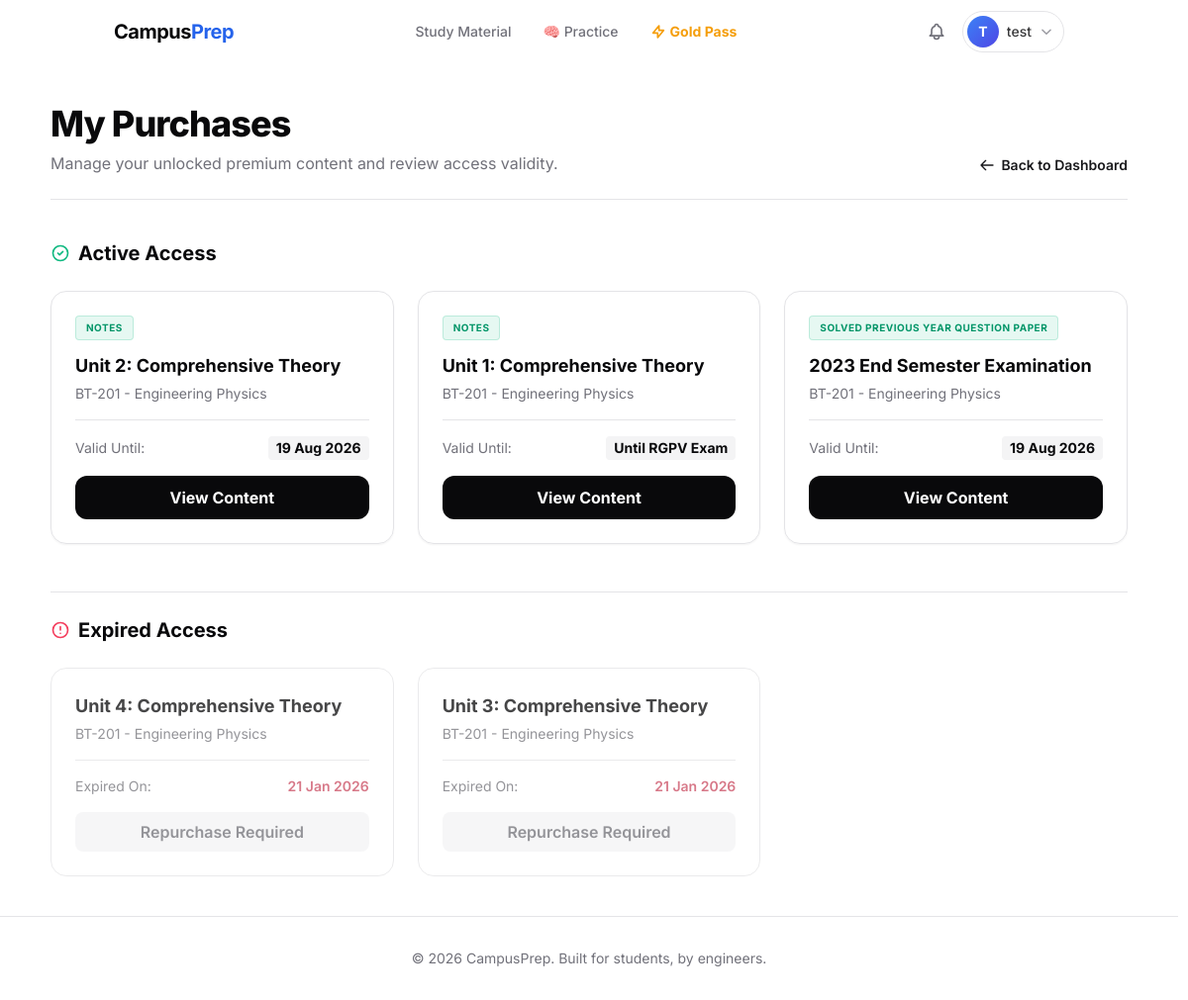
Before: /purchases/ (signed in) with the older database file.
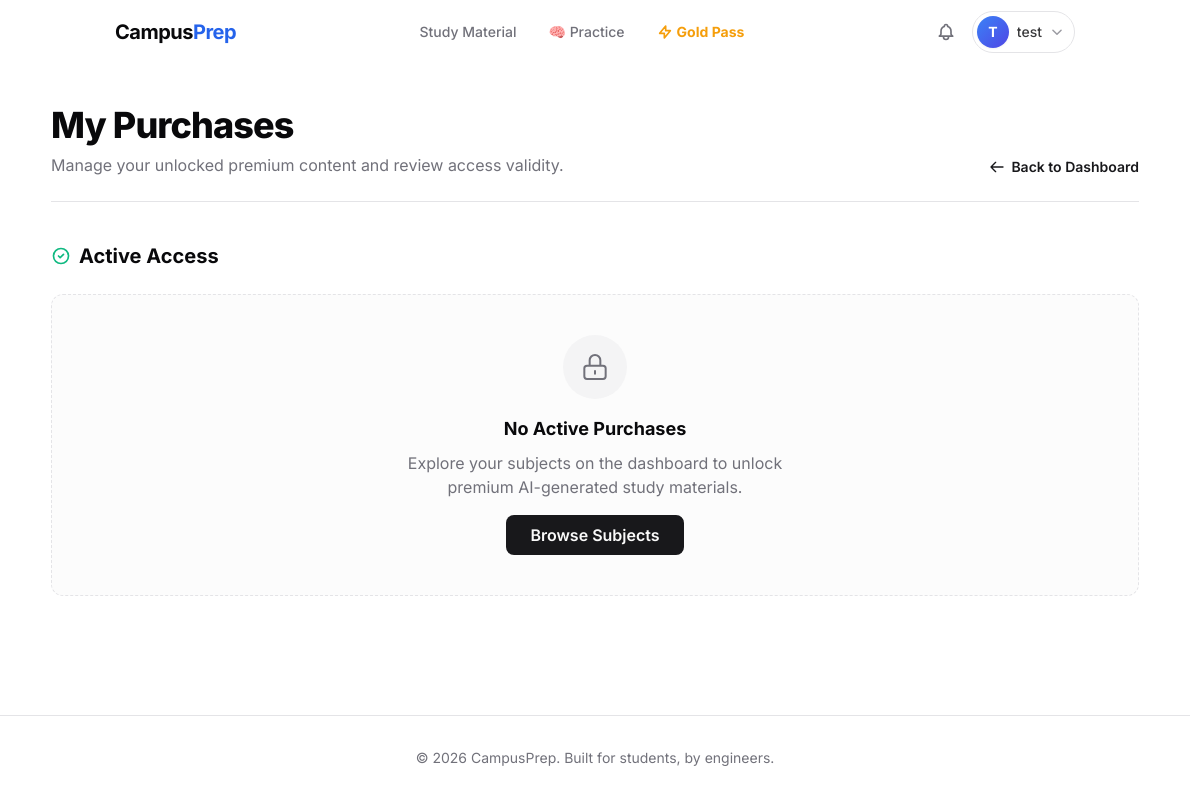
After: the same page with the newer database file.
### apps/products/models.py (models this page shows, shortened)
class UnlockedContent(models.Model):
    user = models.ForeignKey(settings.AUTH_USER_MODEL, on_delete=models.CASCADE, related_name='unlocked_contents')
    product = models.ForeignKey(Product, on_delete=models.CASCADE, null=True, blank=True)
    parsed_document = models.ForeignKey(ParsedDocument, on_delete=models.CASCADE, null=True, blank=True)
    valid_until = models.DateField(null=True, blank=True, help_text="Null means permanent access until RGPV exam.")
    class Meta:
        pass # Removing unique_together since product or parsed_document can be null

### apps/content/models.py (models this page shows, shortened)
class ParsedDocument(models.Model):
    DOCUMENT_TYPES = (
        ('SYLLABUS', 'Official Syllabus'),
        ('PYQ', 'Solved Previous Year Question Paper'),
        ('UNSOLVED_PYQ', 'Unsolved PYQ Paper'),
        ('NOTES', 'Notes'),
        ('SHORT_NOTES', 'Quick Revision Short Notes'),
        ('IMPORTANT_Q', 'Important Questions'),
        ('FORMULA', 'Formula Sheet'),
        ('CRASH_COURSE', 'Video Crash Course Links'),
    )
    STATUS_CHOICES = (
        ('PENDING', 'Pending AI Parsing'),
        ('PROCESSING', 'Processing in Background'),
        ('COMPLETED', 'Successfully Parsed'),
        ('FAILED', 'Parsing Failed'),
    )
    subjects = models.ManyToManyField(Subject, related_name='parsed_documents', help_text="Select all branch/semester variants this document applies to. E.g. attach to AD's Physics, CSE's Physics, etc.")
    document_type = models.CharField(max_length=20, choices=DOCUMENT_TYPES)
    title = models.CharField(max_length=255, help_text="e.g., '2023 OS Main Exam'")
    year = models.PositiveSmallIntegerField(null=True, blank=True, help_text="For PYQs")
    system_prompt = models.TextField(
        default=default_system_prompt,
        help_text="The core instruction given to the AI. You can edit this directly per-document to steer the LLM."
    )
    source_file = models.FileField(upload_to='raw_docs/', null=True, blank=True, help_text="Upload raw PDF or Image for AI Parsing")
    source_text = models.TextField(null=True, blank=True, help_text="OR paste raw text manually here if you don't have a file.")
    parsing_status = models.CharField(max_length=20, choices=STATUS_CHOICES, default='PENDING', help_text="Current state of the AI Parser")
    parsing_completed_chunks = models.PositiveIntegerField(default=0, help_text="Number of chunks processed so far")
    parsing_total_chunks = models.PositiveIntegerField(default=0, help_text="Total number of chunks to process")
    recreation_completed_images = models.PositiveIntegerField(default=0, help_text="Number of images recreated so far")
    recreation_total_images = models.PositiveIntegerField(default=0, help_text="Total number of images to recreate")
    structured_data = models.JSONField(null=True, blank=True, help_text="Stores the exact LangChain parsed output. Auto-filled by AI.")
    is_published = models.BooleanField(default=False)
    RENDER_MODES = (
        ('NATIVE', 'Native AI Generated Render (JSON/Markdown)'),
        ('DIRECT_PDF', 'Direct PDF Render (Raw File Viewer)'),
    )
    render_mode = models.CharField(max_length=20, choices=RENDER_MODES, default='NATIVE', help_text="Choose how this document should be displayed to the user.")
    is_premium = models.BooleanField(default=False, help_text="Check if this content requires a premium subscription or one-time purchase.")
    price = models.DecimalField(max_digits=8, decimal_places=2, null=True, blank=True, help_text="Optional: Set a specific price to unlock just this document.")
    created_at = models.DateTimeField(auto_now_add=True)
    updated_at = models.DateTimeField(auto_now=True)

### apps/academics/models.py (models this page shows, shortened)
class Subject(models.Model):
    branch = models.ForeignKey(Branch, on_delete=models.CASCADE, related_name='subjects')
    semester = models.ForeignKey(Semester, on_delete=models.CASCADE, related_name='subjects')
    code = models.CharField(max_length=20, help_text="e.g., CS-402")
    name = models.CharField(max_length=200)
    description = models.TextField(blank=True)
    is_active = models.BooleanField(default=True)
    class Meta:
        unique_together = ('branch', 'semester', 'code')

### apps/users/views.py (the view)
# urls.py: path('purchases/', views.user_purchases, name='user_purchases'),
@login_required
def user_purchases(request):
    all_unlocks = request.user.unlocked_contents.select_related('parsed_document').prefetch_related('parsed_document__subjects').all().order_by('-id')
    active_unlocks = []
    expired_unlocks = []
    today = timezone.now().date()
    for unlock in all_unlocks:
        if unlock.parsed_document: # Only show document unlocks for now
            if unlock.valid_until is None or unlock.valid_until >= today:
                active_unlocks.append(unlock)
            else:
                expired_unlocks.append(unlock)
    return render(request, 'users/purchases.html', {
        'active_unlocks': active_unlocks,
        'expired_unlocks': expired_unlocks
    })

### templates/users/purchases.html (shortened to what the changed rows need)
{% extends "base.html" %}
{% block content %}
<div class="max-w-6xl mx-auto py-10 px-4 sm:px-6 lg:px-8 min-h-[70vh]">
    <div class="mb-10 border-b border-border pb-6 flex flex-col md:flex-row md:items-end justify-between gap-4">
        <div>
            <h1 class="text-3xl sm:text-4xl font-extrabold tracking-tight">My Purchases</h1>
        </div>
        <a href="{% url 'dashboard' %}" class="inline-flex items-center text-sm font-semibold text-primary hover:text-primary/80 transition-colors">
        </a>
    </div>
    <h2 class="text-xl font-bold mb-6 flex items-center">
        <svg class="w-5 h-5 mr-2 text-emerald-500" fill="none" viewBox="0 0 24 24" stroke="currentColor"><path stroke-linecap="round" stroke-linejoin="round" stroke-width="2" d="M9 12l2 2 4-4m6 2a9 9 0 11-18 0 9 9 0 0118 0z"></path></svg>
        Active Access
    </h2>
    <div class="grid grid-cols-1 md:grid-cols-2 lg:grid-cols-3 gap-6 mb-12">
        {% for unlock in active_unlocks %}
            <div class="bg-card border border-border rounded-2xl p-6 shadow-sm hover:shadow-lg hover:-translate-y-1 transition-all duration-300 flex flex-col h-full group">
                <div class="flex-1">
                    <div class="flex justify-between items-start mb-3">
                        <span class="inline-block px-2.5 py-1 bg-emerald-500/10 text-emerald-600 dark:text-emerald-400 text-[10px] font-bold uppercase tracking-wider rounded border border-emerald-500/20">
                            {{ unlock.parsed_document.get_document_type_display }}
                        </span>
                    </div>
                    <h3 class="text-lg font-bold text-foreground mb-1 group-hover:text-primary transition-colors line-clamp-2">
                        {{ unlock.parsed_document.title }}
                    </h3>
                    <p class="text-sm text-muted-foreground mb-4">
                        {{ unlock.parsed_document.subjects.first.code }} - {{ unlock.parsed_document.subjects.first.name }}
                    </p>
                </div>
                <div class="mt-auto pt-4 border-t border-border">
                    <div class="flex justify-between items-center text-sm mb-4">
                        <span class="text-muted-foreground">Valid Until:</span>
                        <span class="font-bold text-foreground bg-accent px-2 py-0.5 rounded">
                            {% if unlock.valid_until %}{{ unlock.valid_until|date:"d M Y" }}{% else %}Until RGPV Exam{% endif %}
                        </span>
                    </div>
                    <a href="{% url 'read_document' unlock.parsed_document.id %}" class="w-full block text-center px-4 py-2.5 bg-foreground text-background font-bold rounded-xl transition-transform active:scale-95 hover:bg-foreground/90">
                        View Content
                    </a>
                </div>
            </div>
        {% empty %}
            <div class="col-span-full bg-muted/30 border border-dashed border-border rounded-xl p-10 text-center">
                <div class="w-16 h-16 bg-muted rounded-full flex items-center justify-center mx-auto mb-4">
                    <svg class="w-8 h-8 text-muted-foreground" fill="none" viewBox="0 0 24 24" stroke="currentColor"><path stroke-linecap="round" stroke-linejoin="round" stroke-width="1.5" d="M12 15v2m-6 4h12a2 2 0 002-2v-6a2 2 0 00-2-2H6a2 2 0 00-2 2v6a2 2 0 002 2zm10-10V7a4 4 0 00-8 0v4h8z"></path></svg>
                </div>
                <h3 class="text-lg font-bold mb-2">No Active Purchases</h3>
                <p class="text-muted-foreground max-w-sm mx-auto">Explore your subjects on the dashboard to unlock premium AI-generated study materials.</p>
                <a href="{% url 'dashboard' %}" class="inline-block mt-4 px-6 py-2 bg-primary text-primary-foreground font-semibold rounded-lg hover:bg-primary/90 transition-colors">
                    Browse Subjects
                </a>
            </div>
        {% endfor %}
    </div>
    {% if expired_unlocks %}
    <h2 class="text-xl font-bold mb-6 flex items-center pt-6 border-t border-border">
        <svg class="w-5 h-5 mr-2 text-rose-500" fill="none" viewBox="0 0 24 24" stroke="currentColor"><path stroke-linecap="round" stroke-linejoin="round" stroke-width="2" d="M12 8v4m0 4h.01M21 12a9 9 0 11-18 0 9 9 0 0118 0z"></path></svg>
        Expired Access
    </h2>
    <div class="grid grid-cols-1 md:grid-cols-2 lg:grid-cols-3 gap-6 opacity-75 grayscale-[30%]">
        {% for unlock in expired_unlocks %}
            <div class="bg-card border border-border rounded-2xl p-6 flex flex-col h-full">
                <div class="flex-1">
                    <h3 class="text-lg font-bold text-foreground mb-1 line-clamp-2">
                        {{ unlock.parsed_document.title }}
                    </h3>
                    <p class="text-sm text-muted-foreground">
                        {{ unlock.parsed_document.subjects.first.code }} - {{ unlock.parsed_document.subjects.first.name }}
                    </p>
                </div>
                <div class="mt-4 pt-4 border-t border-border">
                    <div class="flex justify-between items-center text-sm mb-4">
                        <span class="text-muted-foreground">Expired On:</span>
                        <span class="font-semibold text-rose-500">
                            {{ unlock.valid_until|date:"d M Y" }}
                        </span>
                    </div>
                    <a href="{% url 'subject_dashboard' unlock.parsed_document.subjects.first.id %}" class="w-full block text-center px-4 py-2 bg-muted text-muted-foreground font-semibold rounded-lg hover:bg-border transition-colors">
                        Repurchase Required
                    </a>
                </div>
            </div>
        {% endfor %}
    </div>
    {% endif %}
</div>
{% endblock %}

Changed rows visible on the page:
removed UnlockedContent: parsed_document.document_type "NOTES", parsed_document "Unit 2: Comprehensive Theory", parsed_document.subjects.first.code "BT-201", parsed_document.subjects.first.name "Engineering Physics", valid_until "19 Aug 2026", shown under "Active Access"
removed UnlockedContent: parsed_document.document_type "NOTES", parsed_document "Unit 1: Comprehensive Theory", parsed_document.subjects.first.code "BT-201", parsed_document.subjects.first.name "Engineering Physics", shows "Until RGPV Exam", shown under "Active Access"
removed UnlockedContent: parsed_document.document_type "SOLVED PREVIOUS YEAR QUESTION PAPER", parsed_document "2023 End Semester Examination", parsed_document.subjects.first.code "BT-201", parsed_document.subjects.first.name "Engineering Physics", valid_until "19 Aug 2026", shown under "Active Access"
removed UnlockedContent: parsed_document "Unit 4: Comprehensive Theory", parsed_document.subjects.first.code "BT-201", parsed_document.subjects.first.name "Engineering Physics", valid_until "21 Jan 2026", shown under "Expired Access"
removed UnlockedContent: parsed_document "Unit 3: Comprehensive Theory", parsed_document.subjects.first.code "BT-201", parsed_document.subjects.first.name "Engineering Physics", valid_until "21 Jan 2026", shown under "Expired Access"
Other visible differences:
text no longer shown: "Expired Access"
text now shown: "No Active Purchases Explore your subjects on the dashboard to unlock premium AI-generated study materials. Browse Subjects"
